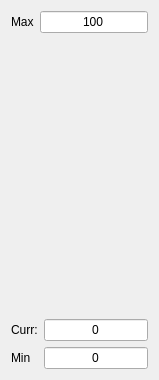
<?xml version="1.0" encoding="UTF-8"?>
<ui version="4.0">
 <class>SliderWidget_vertical</class>
 <widget class="QWidget" name="SliderWidget_vertical">
  <property name="geometry">
   <rect>
    <x>0</x>
    <y>0</y>
    <width>159</width>
    <height>380</height>
   </rect>
  </property>
  <property name="windowTitle">
   <string>Form</string>
  </property>
  <layout class="QVBoxLayout" name="verticalLayout">
   <item>
    <layout class="QHBoxLayout" name="horizontalLayout">
     <item>
      <widget class="QLabel" name="maxLabel">
       <property name="text">
        <string>Max</string>
       </property>
      </widget>
     </item>
     <item>
      <widget class="QLineEdit" name="maxEdit">
       <property name="toolTip">
        <string>Maximum</string>
       </property>
       <property name="text">
        <string>100</string>
       </property>
       <property name="alignment">
        <set>Qt::AlignCenter</set>
       </property>
      </widget>
     </item>
    </layout>
   </item>
   <item>
    <layout class="QHBoxLayout" name="horizontalLayout_2">
     <item>
      <spacer name="horizontalSpacer">
       <property name="orientation">
        <enum>Qt::Horizontal</enum>
       </property>
       <property name="sizeHint" stdset="0">
        <size>
         <width>13</width>
         <height>20</height>
        </size>
       </property>
      </spacer>
     </item>
     <item>
      <widget class="QwtSlider" name="slider" native="true">
       <property name="focusPolicy">
        <enum>Qt::StrongFocus</enum>
       </property>
      </widget>
     </item>
     <item>
      <spacer name="horizontalSpacer_2">
       <property name="orientation">
        <enum>Qt::Horizontal</enum>
       </property>
       <property name="sizeHint" stdset="0">
        <size>
         <width>13</width>
         <height>20</height>
        </size>
       </property>
      </spacer>
     </item>
    </layout>
   </item>
   <item>
    <layout class="QGridLayout" name="gridLayout">
     <item row="0" column="0">
      <widget class="QLabel" name="label_2">
       <property name="text">
        <string>Curr:</string>
       </property>
      </widget>
     </item>
     <item row="0" column="1">
      <widget class="QLineEdit" name="curEdit">
       <property name="toolTip">
        <string>Current value</string>
       </property>
       <property name="text">
        <string>0</string>
       </property>
       <property name="alignment">
        <set>Qt::AlignCenter</set>
       </property>
      </widget>
     </item>
     <item row="1" column="0">
      <widget class="QLabel" name="minLabel">
       <property name="text">
        <string>Min</string>
       </property>
      </widget>
     </item>
     <item row="1" column="1">
      <widget class="QLineEdit" name="minEdit">
       <property name="toolTip">
        <string>Minimum</string>
       </property>
       <property name="text">
        <string>0</string>
       </property>
       <property name="alignment">
        <set>Qt::AlignCenter</set>
       </property>
      </widget>
     </item>
    </layout>
   </item>
  </layout>
 </widget>
 <customwidgets>
  <customwidget>
   <class>QwtSlider</class>
   <extends>QWidget</extends>
   <header location="global">qwt_slider.h</header>
   <container>1</container>
  </customwidget>
 </customwidgets>
 <resources/>
 <connections/>
</ui>
